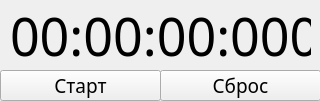
<?xml version="1.0" encoding="UTF-8"?>
<ui version="4.0">
 <class>stopwatch</class>
 <widget class="QMainWindow" name="stopwatch">
  <property name="geometry">
   <rect>
    <x>0</x>
    <y>0</y>
    <width>320</width>
    <height>101</height>
   </rect>
  </property>
  <property name="font">
   <font>
    <family>MT Extra</family>
   </font>
  </property>
  <property name="windowTitle">
   <string>stopwatch</string>
  </property>
  <property name="autoFillBackground">
   <bool>false</bool>
  </property>
  <widget class="QWidget" name="centralWidget">
   <widget class="QLabel" name="labelTime">
    <property name="geometry">
     <rect>
      <x>10</x>
      <y>0</y>
      <width>301</width>
      <height>71</height>
     </rect>
    </property>
    <property name="font">
     <font>
      <family>Microsoft YaHei Light</family>
      <pointsize>39</pointsize>
      <weight>50</weight>
      <italic>false</italic>
      <bold>false</bold>
      <stylestrategy>PreferAntialias</stylestrategy>
      <kerning>true</kerning>
     </font>
    </property>
    <property name="text">
     <string>00:00:00:000</string>
    </property>
   </widget>
   <widget class="QPushButton" name="resetButton">
    <property name="geometry">
     <rect>
      <x>160</x>
      <y>70</y>
      <width>161</width>
      <height>31</height>
     </rect>
    </property>
    <property name="font">
     <font>
      <family>Impact</family>
      <pointsize>14</pointsize>
      <weight>50</weight>
      <bold>false</bold>
     </font>
    </property>
    <property name="text">
     <string>Сброс</string>
    </property>
   </widget>
   <widget class="QPushButton" name="startButton">
    <property name="geometry">
     <rect>
      <x>0</x>
      <y>70</y>
      <width>161</width>
      <height>31</height>
     </rect>
    </property>
    <property name="font">
     <font>
      <family>Impact</family>
      <pointsize>14</pointsize>
     </font>
    </property>
    <property name="text">
     <string>Старт</string>
    </property>
   </widget>
  </widget>
 </widget>
 <layoutdefault spacing="6" margin="11"/>
 <resources/>
 <connections/>
</ui>
